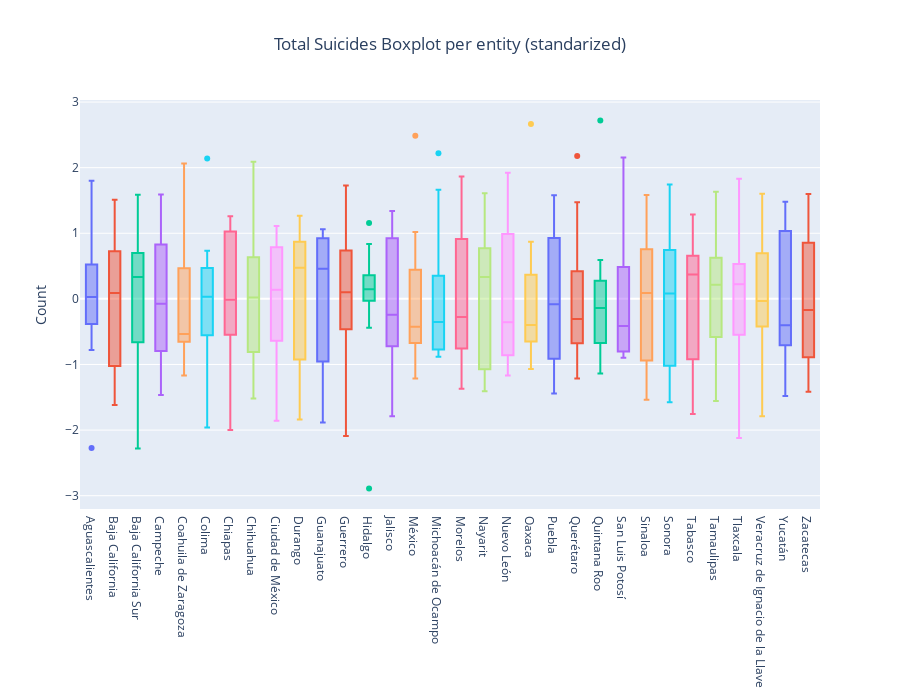

The notebook cell saved with this chart:
### Markdown cell above
## Boxplot

### Code cell
entidades = df.Entidad.values

# Show figure
fig = go.Figure()

for value in range(len(entidades)):
    data = df.loc[value, totales].values[1:].astype(int)
    standarized = (data - np.mean(data)) / np.std(data)
    fig.add_trace(go.Box(y=standarized, name=df.loc[value,'Entidad'],
                #marker_color = 'indianred'
                 ))
    
fig.update_layout(title=f"Total Suicides Boxplot per entity (standarized)",title_x=0.5)
fig.update_layout(showlegend=False, height=700)
fig.update_layout(
                yaxis_title='Count',
                    )
#pio.write_html(fig, file='suicidios.html', include_plotlyjs='cdn', full_html=False)
fig.show()

### Figure 1 — Plotly figure (JSON) as saved in the notebook; plotly's stock layout.template omitted (floating-point values rounded to 4 significant figures)
{"data": [{"name": "Aguascalientes", "type": "box", "y": [-2.273, -0.7803, -0.2205, -0.3138, -0.4071, 0.02827, 0.05937, 0.5258, 0.5258, 1.054, 1.801]}, {"name": "Baja California", "type": "box", "y": [-1.295, 0.05862, -1.102, -0.7796, 1.09, 0.09085, 0.7356, 0.6067, 1.509, 0.7034, -1.618]}, {"name": "Baja California Sur", "type": "box", "y": [-0.7124, -2.28, -0.8169, -0.19, 0.7504, 0.5414, 0.3324, -0.5034, 0.5414, 0.7504, 1.586]}, {"name": "Campeche", "type": "box", "y": [-1.465, 0.2948, -1.373, -0.0758, 1.314, 0.758, 0.8506, -0.3537, -0.8169, 1.592, -0.7243]}, {"name": "Coahuila de Zaragoza", "type": "box", "y": [-0.6686, -0.6686, -1.168, -0.5373, -0.5373, -0.3534, -0.616, 0.1719, 0.5659, 1.748, 2.063]}, {"name": "Colima", "type": "box", "y": [-1.959, 0.03194, -0.2023, 0.5003, -0.6707, 0.7345, 2.14, -0.2023, 0.3832, -1.022, 0.2661]}, {"name": "Chiapas", "type": "box", "y": [-1.999, -0.01272, -0.5862, 1.176, 1.26, 1.19, 0.5748, 0.4349, -1.174, -0.4324, -0.4324]}, {"name": "Chihuahua", "type": "box", "y": [-1.519, -0.8725, -1.143, -0.6255, -0.4373, 0.68, 0.88, 0.4919, 0.02139, 0.433, 2.091]}, {"name": "Ciudad de México", "type": "box", "y": [0.1126, 0.6187, 0.7918, 0.7785, 0.8984, 0.03269, 0.1392, -0.8596, -1.858, -1.765, 1.111]}, {"name": "Durango", "type": "box", "y": [-0.7414, -1.228, -1.837, -0.9849, -0.1328, 0.5976, 0.4758, 1.084, 0.9627, 1.267, 0.5367]}, {"name": "Guanajuato", "type": "box", "y": [-1.885, -0.8856, -1.152, -0.9789, -0.03271, 0.5536, 0.4604, 0.9268, 1.06, 0.9134, 1.02]}, {"name": "Guerrero", "type": "box", "y": [0.8098, 0.7391, 0.7391, 1.729, 0.1028, -0.4628, 0.2442, -0.4628, -1.17, -0.18, -2.089]}, {"name": "Hidalgo", "type": "box", "y": [-2.891, 0.1453, -0.4407, 0.09201, 0.8378, 0.3584, 0.1453, 0.3051, -0.0678, 0.3584, 1.157]}, {"name": "Jalisco", "type": "box", "y": [-1.787, -1.136, -0.4839, -0.7977, -0.4959, -0.2425, 0.6024, 1.339, 1.001, 0.6989, 1.302]}, {"name": "México", "type": "box", "y": [-1.215, -0.4245, -0.4496, -0.1734, 0.4541, 0.4165, -0.688, -0.801, -0.6253, 1.019, 2.487]}, {"name": "Michoacán de Ocampo", "type": "box", "y": [-0.7627, -0.776, -0.8158, -0.882, -0.2193, -0.5242, -0.3518, -0.03374, 0.4832, 1.663, 2.22]}, {"name": "Morelos", "type": "box", "y": [-1.319, -0.4841, -0.4319, -0.2753, -0.8495, -1.372, 0.8732, 0.03797, 0.9254, 1.03, 1.865]}, {"name": "Nayarit", "type": "box", "y": [-1.408, -1.408, -1.14, -0.8718, 0.9388, 0.5365, 0.8047, 0.3353, -0.06706, 0.6706, 1.609]}, {"name": "Nuevo León", "type": "box", "y": [-0.7039, -1.169, -0.9131, -0.5411, -1.122, -0.3551, 0.5517, 0.04016, 1.133, 1.156, 1.923]}, {"name": "Oaxaca", "type": "box", "y": [-0.4344, -0.02375, -0.6957, -0.8076, -0.397, 0.4988, -1.069, -0.509, -0.09841, 0.8721, 2.664]}, {"name": "Puebla", "type": "box", "y": [-1.443, -0.3415, -1.205, -0.687, 0.1119, -0.08244, -0.9893, 0.6517, 1.019, 1.58, 1.386]}, {"name": "Querétaro", "type": "box", "y": [-1.072, -0.7041, -0.2236, -0.3084, -1.213, -0.3649, -0.591, 0.3983, 0.4266, 1.472, 2.179]}, {"name": "Quintana Roo", "type": "box", "y": [-0.2055, -0.9368, 0.5923, 0.1269, -1.136, 0.3264, -0.6708, -0.006044, -0.6708, -0.139, 2.72]}, {"name": "San Luis Potosí", "type": "box", "y": [-0.6875, -0.8388, -0.869, -0.8993, -0.4153, -0.6875, -0.2338, 0.3713, 0.5225, 1.581, 2.156]}, {"name": "Sinaloa", "type": "box", "y": [-0.9047, -0.9952, -1.538, -0.4523, 0.4523, 0.4071, 1.447, 1.583, 0.09047, 0.8594, -0.9499]}, {"name": "Sonora", "type": "box", "y": [-1.575, -1.377, -1.229, 0.08326, 0.0585, 0.3803, -0.387, 0.7516, 0.8258, 0.7268, 1.742]}, {"name": "Tabasco", "type": "box", "y": [1.248, 1.286, 0.6775, 0.5254, 0.3733, 0.6014, 0.03111, -1.756, -0.4632, -1.071, -1.452]}, {"name": "Tamaulipas", "type": "box", "y": [0.4512, -1.558, 0.6876, -0.6124, 1.633, -1.558, -0.376, -0.4942, 0.2149, 1.397, 0.2149]}, {"name": "Tlaxcala", "type": "box", "y": [-2.121, 0.101, -0.7632, -1.257, 0.3479, 0.2245, 0.2245, 0.5949, 0.5949, 1.829, 0.2245]}, {"name": "Veracruz de Ignacio de la Llave", "type": "box", "y": [-0.124, 1.3, 0.6942, -0.03306, 1.603, -0.427, -1.79, -1.487, -0.3967, -0.03306, 0.6942]}, {"name": "Yucatán", "type": "box", "y": [0.1203, -0.5763, -1.482, -1.238, -0.7505, -0.437, 0.7473, -0.4021, 1.13, 1.479, 1.409]}, {"name": "Zacatecas", "type": "box", "y": [-1.414, -0.1681, -1.334, -0.9719, -0.6504, 0.6759, -0.4092, 0.9171, 0.5152, 1.239, 1.6]}], "layout": {"height": 700, "showlegend": false, "title": {"text": "Total Suicides Boxplot per entity (standarized)", "x": 0.5}, "yaxis": {"title": {"text": "Count"}}}}
